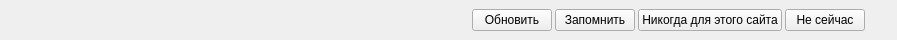
<?xml version="1.0" encoding="UTF-8"?>
<ui version="4.0">
 <class>AutoFillNotification</class>
 <widget class="QWidget" name="AutoFillNotification">
  <property name="geometry">
   <rect>
    <x>0</x>
    <y>0</y>
    <width>897</width>
    <height>40</height>
   </rect>
  </property>
  <property name="sizePolicy">
   <sizepolicy hsizetype="Preferred" vsizetype="Maximum">
    <horstretch>0</horstretch>
    <verstretch>0</verstretch>
   </sizepolicy>
  </property>
  <layout class="QHBoxLayout" name="horizontalLayout_2">
   <property name="spacing">
    <number>3</number>
   </property>
   <property name="leftMargin">
    <number>5</number>
   </property>
   <property name="topMargin">
    <number>4</number>
   </property>
   <property name="rightMargin">
    <number>5</number>
   </property>
   <property name="bottomMargin">
    <number>4</number>
   </property>
   <item>
    <widget class="QLabel" name="icon">
     <property name="sizePolicy">
      <sizepolicy hsizetype="Fixed" vsizetype="Preferred">
       <horstretch>0</horstretch>
       <verstretch>0</verstretch>
      </sizepolicy>
     </property>
     <property name="text">
      <string/>
     </property>
     <property name="pixmap">
      <pixmap resource="../data/icons.qrc">:/icons/other/login.png</pixmap>
     </property>
    </widget>
   </item>
   <item>
    <widget class="QLabel" name="label">
     <property name="sizePolicy">
      <sizepolicy hsizetype="Expanding" vsizetype="Preferred">
       <horstretch>0</horstretch>
       <verstretch>0</verstretch>
      </sizepolicy>
     </property>
     <property name="text">
      <string/>
     </property>
    </widget>
   </item>
   <item>
    <layout class="QHBoxLayout" name="horizontalLayout">
     <item>
      <widget class="QPushButton" name="update">
       <property name="text">
        <string>Обновить</string>
       </property>
      </widget>
     </item>
     <item>
      <widget class="QPushButton" name="remember">
       <property name="sizePolicy">
        <sizepolicy hsizetype="Fixed" vsizetype="Fixed">
         <horstretch>0</horstretch>
         <verstretch>0</verstretch>
        </sizepolicy>
       </property>
       <property name="focusPolicy">
        <enum>Qt::NoFocus</enum>
       </property>
       <property name="text">
        <string>Запомнить</string>
       </property>
      </widget>
     </item>
     <item>
      <widget class="QPushButton" name="never">
       <property name="sizePolicy">
        <sizepolicy hsizetype="Fixed" vsizetype="Fixed">
         <horstretch>0</horstretch>
         <verstretch>0</verstretch>
        </sizepolicy>
       </property>
       <property name="focusPolicy">
        <enum>Qt::NoFocus</enum>
       </property>
       <property name="text">
        <string>Никогда для этого сайта</string>
       </property>
      </widget>
     </item>
     <item>
      <widget class="QPushButton" name="notnow">
       <property name="sizePolicy">
        <sizepolicy hsizetype="Fixed" vsizetype="Fixed">
         <horstretch>0</horstretch>
         <verstretch>0</verstretch>
        </sizepolicy>
       </property>
       <property name="focusPolicy">
        <enum>Qt::NoFocus</enum>
       </property>
       <property name="text">
        <string>Не сейчас</string>
       </property>
      </widget>
     </item>
    </layout>
   </item>
   <item>
    <widget class="MacToolButton" name="closeButton">
     <property name="text">
      <string/>
     </property>
     <property name="autoRaise">
      <bool>true</bool>
     </property>
    </widget>
   </item>
  </layout>
 </widget>
 <customwidgets>
  <customwidget>
   <class>MacToolButton</class>
   <extends>QToolButton</extends>
   <header>mactoolbutton.h</header>
  </customwidget>
 </customwidgets>
 <resources>
  <include location="../data/icons.qrc"/>
 </resources>
 <connections/>
</ui>
